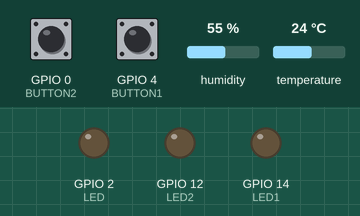
Recording of a sketch running on a simulated ESP8266 (NodeMCU). Shown: output pins drawn as LEDs (lit = HIGH). The test bench sets the inputs (shaded band); at power-on: GPIO 0 (BUTTON2) HIGH, GPIO 4 (BUTTON1) HIGH, humidity 55 %, temperature 24 °C. WiFi joins after 1.5 s; servers stay silent unless stated; random numbers use the default seed unless the sketch sets one; no MQTT or app messages arrive unless stated; what the sketch prints to the serial monitor is not drawn.

Above: at 11.8 s.
11.9 s: GPIO 0 (BUTTON2) pulled LOW for 0.15 s
At 12.4 s:
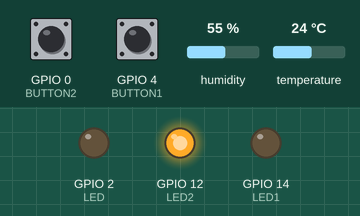
13.6 s: GPIO 4 (BUTTON1) pulled LOW for 0.15 s
At 14.9 s:
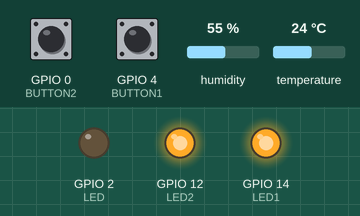
15.3 s: GPIO 0 (BUTTON2) pulled LOW for 1 s
At 17.2 s:
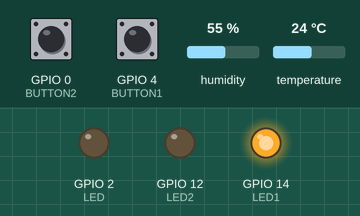
20.8 s: GPIO 0 (BUTTON2) pulled LOW for 3.2 s
At 25.4 s:
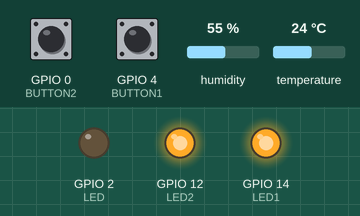
Timing chart, 0 to 26.5 s (numbered marks = the images above; inputs shaded):
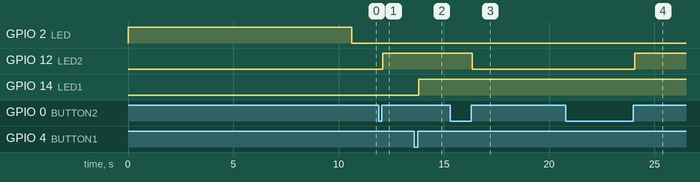

Measured:
- after the input at 11.9 s, GPIO 12 (LED2): LOW → HIGH after 0.20 s
- after the input at 13.6 s, GPIO 14 (LED1): LOW → HIGH after 0.20 s
- after the input at 15.3 s, GPIO 12 (LED2): HIGH → LOW after 1.0 s
- after the input at 20.8 s, GPIO 12 (LED2): LOW → HIGH after 3.3 s

The sketch:

ESP8266MQTT.ino
```cpp
#include <Arduino.h>
#include <ESP8266WiFi.h>
#include <ESP8266WebServer.h>
#include <DNSServer.h>
#include <WiFiManager.h>
#include <Wire.h>
#include <Ticker.h>
#include <ArduinoJson.h>
#include <PubSubClient.h>
const char* mqtt_server = "ngoinhaiot.com"; //server
int mqtt_port = 1111; // port
const char* mqtt_user = "doanlong28012000asdasd"; // user mqtt
const char* mqtt_pass = "3F405128F5C349A9"; // pass mqtt
String topicsub = "doanlong28012000asdasd/quat"; // topic nhận dữ liệu ESP
String topicpub = "doanlong28012000asdasd/maylanh"; // topic gửi dữ liệu
unsigned long last1 = millis();
unsigned long last = millis();
 String DataMqtt ="";
 int DA2 =0;
 int ND1 = 0 ;
WiFiClient espClient;
PubSubClient client(espClient);
void ConfigWifi();
void ConnectMQTT();
ESP8266WebServer server(80);
#include <DHT.h>
#define chandht 5
#define loaidht DHT11

DHT dht(chandht,loaidht);
const char* ssid = "Team ACE";
const char* pass = "yolodianhem";
#define LED1 14 //D5
#define LED2 12 //D6
#define LED 2
#define BUTTON1 4 //D2
#define BUTTON2 0 //D3
int TB1=0;
int TB2=0;
float ND,DA;
String DataMQTT = "";
bool connec = false;
Ticker ticker;
void setup()
{
  Serial.begin(9600);
  pinMode(LED1,OUTPUT);
  pinMode(LED2,OUTPUT);
  pinMode(LED,OUTPUT);
  digitalWrite(LED,HIGH);
  pinMode(BUTTON1,INPUT_PULLUP);
  pinMode(BUTTON2,INPUT_PULLUP);
  delay(1000);
  BeginDHT();
  delay(1000);


   ConfigWifi();
   delay(1000);
  ConnectMQTT();
  delay(1000);
  connectwifi();
}


void loop()
{
  DuytriMQTT();
  Nutnhan();
  Send_MQTT();
}
void connectwifi()
{
    if(WiFi.status() == WL_CONNECTED)
    {
      digitalWrite(LED,LOW);
    }

}

void ConnectMQTT()
{
  client.setServer(mqtt_server,mqtt_port);
  delay(10);
  client.setCallback(Callback);
  delay(10);
}
void reconnect()
{
  while(!client.connected())
  {
    String clientId = String(random(0xfff),HEX);
    if(client.connect(clientId.c_str(),mqtt_user,mqtt_pass))
    {
      Serial.println("Connected MQTT");
      client.subscribe(topicsub.c_str());
    }
    else
    {
      Serial.println("Disconnect MQTT");
      delay(2000);
    }
  }
}
void Callback(char* topic,byte* payload,unsigned int length)
{ String DataM = "";
  Serial.println("Data TOPIC :");
  for( int i = 0; i  < length ;i++)
  {
    DataM += (char)payload[i];
  }
  Serial.print("Data nhận MQTT: ");
  Serial.println(DataM);
  ParseJson(String(DataM));
  last = millis();
  last1 = millis();

  DataM = "";
}
void tick()
{
  int p = digitalRead(LED);
  digitalWrite(LED,!p);
}
void ParseJson(String Data)
{
  //{"TB1":"1"}
  //{"TB1":"0"}
  //{"TB2":"1"}
  //{"TB2":"0"}
  const size_t capacity = JSON_OBJECT_SIZE(2) + 256;
  DynamicJsonDocument JSON(capacity);
  DeserializationError error = deserializeJson(JSON, Data);
  if (error)
  {
    Serial.println("Data JSON Error!!!");
    return;
  }
  else
  {
    Serial.println();
    Serial.println("Data JSON MQTT: ");
    serializeJsonPretty(JSON, Serial);

    if (JSON["TB1"]=="1")
    {
      digitalWrite(LED1,HIGH);
          TB1 = 1;
    }
    else if (JSON["TB1"]=="0")
    {
      digitalWrite(LED1,LOW);
          TB1 = 0;
    }
    else if (JSON["TB2"]=="1")
    {
      digitalWrite(LED2,HIGH);
          TB2 = 1;
    }
    else if (JSON["TB2"]=="0")
    {
      digitalWrite(LED2,LOW);
          TB2 = 0;
    }
    JSON.clear();

  }
}
void Nutnhan()
{
  Nut1();
  Nut2();
}
void Nut1()
{
  if( digitalRead(BUTTON1)== 0 )
  {
    while(1)
    {  DuytriMQTT();
       Send_MQTT();
      delay(100);
      if(digitalRead(BUTTON1)== 1)
      {
        DK_DEN();
      }
      break;
    }
  }
}
void Nut2()
{
  if( digitalRead(BUTTON2)== 0 )
  {
    while(1)
    {  DuytriMQTT();
       Send_MQTT();
      delay(100);
      if(digitalRead(BUTTON2)== 1)
      {

        DK_QUAT();
      }
      break;
    }
  }
}
void DuytriMQTT()
{
  if(!client.connected())
  {
    reconnect();
  }
  client.loop();

}

void Send_MQTT()
{
  if( millis() - last > 1000)
  {
    if(WiFi.status()== WL_CONNECTED)
    {
      if(client.connected())
      {
        Read_DHT11();
        //CamBien();
        DataJson( String(ND),  String(DA) ,  String(TB1) , String(TB2));
        Serial.println("Data MQTT :");
        Serial.println(DataMqtt);
        client.publish(topicpub.c_str(),DataMqtt.c_str());
        last = millis();
      }
    }
  }
}
void configModeCallback (WiFiManager *myWiFiManager)
{
  Serial.println("Kết Nối Mode WIFI");
  Serial.println(WiFi.softAPIP());
  Serial.println(myWiFiManager->getConfigPortalSSID());
}
void ConfigWifi()
{
  delay(5000);
  WiFiManager wifiManager;
  wifiManager.setAPCallback(configModeCallback);
  wifiManager.autoConnect("ESPWIFICONFIG", "12345678");
}
void Read_DHT11()
{
  float a = dht.readHumidity();
  float b = dht.readTemperature();
  if (isnan(a) || isnan(b))
  {
    Serial.println("Failed to read from DHT sensor!");
    return;
  }
  DA = a;
  ND = b;
  Serial.print("Nhiệt độ:");
  Serial.println(ND);
  Serial.print("Độ Ẩm:");
  Serial.println(DA);
}
void CamBien()
{
  ND1 = ND1 + 1;
  DA2 = DA2 +2;
}
void BeginDHT()
{
  dht.begin();
  delay(100);
}
void DataJson( String ND,  String DA ,  String TB1 , String TB2)
{
      DataMqtt = "{\"ND\":\"" + String(ND) + "\"," +
                 "\"DA\":\"" + String(DA) + "\"," +
                 "\"TB1\":\"" + String(TB1) + "\"," +
                 "\"TB2\":\"" + String(TB2) + "\"}";
}
void DK_DEN()
{
Serial.println("Onclick ĐÈN ");
   if( TB1 == 0 )
        {
          digitalWrite(LED1,HIGH);
           TB1 = 1;
        }
        else
        {
        digitalWrite(LED1,LOW);
          TB1 = 0;
        }
}
void DK_QUAT()
{
     Serial.println("Onclick QUẠT ");
        if( TB2 == 0 )
        {
          digitalWrite(LED2,HIGH);
            TB2 = 1;
        }
        else
        {
        digitalWrite(LED2,LOW);
        TB2 = 0;
        }
}
```
